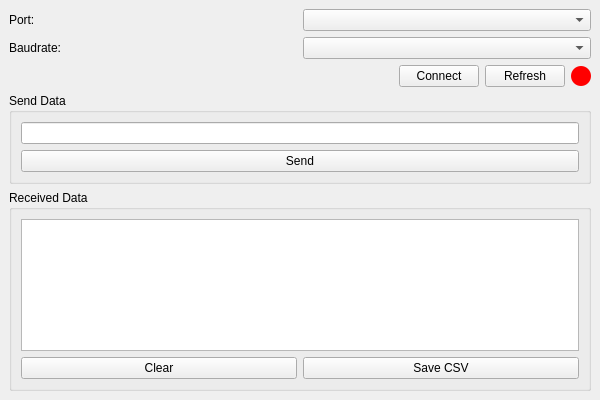
<?xml version="1.0" encoding="UTF-8"?>
<ui version="4.0">
 <class>MainWindow</class>
 <widget class="QMainWindow" name="MainWindow">
  <property name="geometry">
   <rect>
    <x>0</x>
    <y>0</y>
    <width>600</width>
    <height>400</height>
   </rect>
  </property>
  <property name="windowTitle">
   <string>Serial Communication</string>
  </property>
  <widget class="QWidget" name="centralwidget">
   <layout class="QVBoxLayout" name="verticalLayout">
    <item>
     <layout class="QHBoxLayout" name="horizontalLayout">
      <item>
       <widget class="QLabel" name="label">
        <property name="text">
         <string>Port:</string>
        </property>
       </widget>
      </item>
      <item>
       <widget class="QComboBox" name="cb_port"/>
      </item>
     </layout>
    </item>
    <item>
     <layout class="QHBoxLayout" name="horizontalLayout_2">
      <item>
       <widget class="QLabel" name="label_2">
        <property name="text">
         <string>Baudrate:</string>
        </property>
       </widget>
      </item>
      <item>
       <widget class="QComboBox" name="cb_baudrate"/>
      </item>
     </layout>
    </item>
    <item>
     <layout class="QHBoxLayout" name="horizontalLayout_3">
      <item>
       <spacer name="horizontalSpacer">
        <property name="orientation">
         <enum>Qt::Orientation::Horizontal</enum>
        </property>
        <property name="sizeHint" stdset="0">
         <size>
          <width>40</width>
          <height>20</height>
         </size>
        </property>
       </spacer>
      </item>
      <item>
       <widget class="QPushButton" name="btn_connect">
        <property name="text">
         <string>Connect</string>
        </property>
       </widget>
      </item>
      <item>
       <widget class="QPushButton" name="btn_refresh">
        <property name="text">
         <string>Refresh</string>
        </property>
       </widget>
      </item>
      <item>
       <widget class="QLabel" name="indicator">
        <property name="minimumSize">
         <size>
          <width>20</width>
          <height>20</height>
         </size>
        </property>
        <property name="maximumSize">
         <size>
          <width>20</width>
          <height>20</height>
         </size>
        </property>
        <property name="styleSheet">
         <string notr="true">background-color: red; border-radius: 10px;</string>
        </property>
       </widget>
      </item>
     </layout>
    </item>
    <item>
     <widget class="QGroupBox" name="gb_send">
      <property name="title">
       <string>Send Data</string>
      </property>
      <layout class="QVBoxLayout" name="verticalLayout_2">
       <item>
        <widget class="QLineEdit" name="txt_send"/>
       </item>
       <item>
        <widget class="QPushButton" name="btn_send">
         <property name="text">
          <string>Send</string>
         </property>
        </widget>
       </item>
      </layout>
     </widget>
    </item>
    <item>
     <widget class="QGroupBox" name="gb_receive">
      <property name="title">
       <string>Received Data</string>
      </property>
      <layout class="QVBoxLayout" name="verticalLayout_3">
       <item>
        <widget class="QTextEdit" name="txt_receive">
         <property name="readOnly">
          <bool>true</bool>
         </property>
        </widget>
       </item>
       <item>
        <layout class="QHBoxLayout" name="horizontalLayout_4">
         <item>
          <widget class="QPushButton" name="btn_clear">
           <property name="text">
            <string>Clear</string>
           </property>
          </widget>
         </item>
         <item>
          <widget class="QPushButton" name="btn_save_csv">
           <property name="text">
            <string>Save CSV</string>
           </property>
          </widget>
         </item>
        </layout>
       </item>
      </layout>
     </widget>
    </item>
   </layout>
  </widget>
 </widget>
 <resources/>
 <connections/>
</ui>
